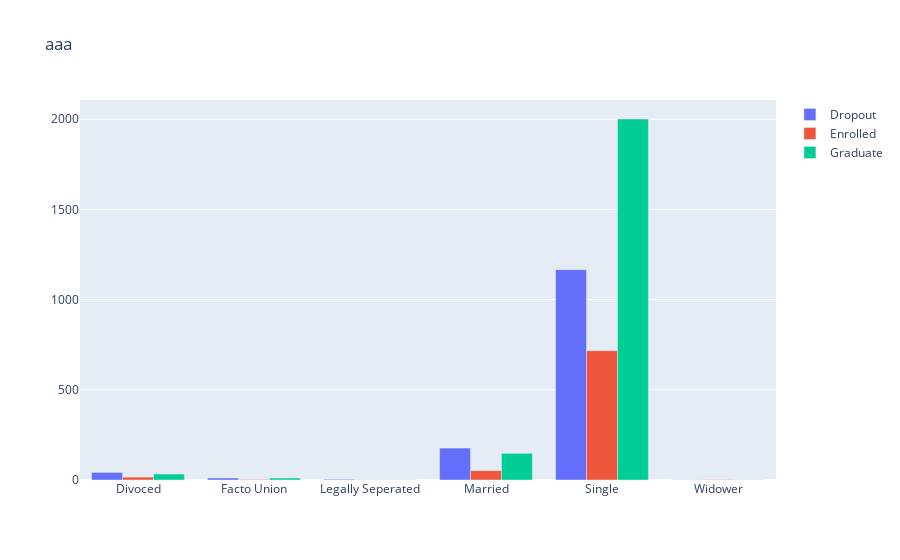

The cell this chart's notebook holds for it:
### Code cell
trace1 = go.Bar(x=marital_df2[marital_df2['Target']=='Dropout']['Marital status'],
                y=marital_df2[marital_df2['Target']=='Dropout']['ID'], name = 'Dropout')

trace2 = go.Bar(x=marital_df2[marital_df2['Target']=='Enrolled']['Marital status'],
                y=marital_df2[marital_df2['Target']=='Enrolled']['ID'], name = 'Enrolled')

trace3 = go.Bar(x=marital_df2[marital_df2['Target']=='Graduate']['Marital status'],
                y=marital_df2[marital_df2['Target']=='Graduate']['ID'], name = 'Graduate')

data2 = [trace1, trace2, trace3]
layout = go.Layout(barmode = 'group', title='aaa')
fig = go.Figure(data=data2, layout=layout)
fig.show()

### Figure 1 — Plotly figure (JSON) as saved in the notebook; plotly's stock layout.template omitted (floating-point values rounded to 4 significant figures)
{"data": [{"name": "Dropout", "type": "bar", "x": ["Divoced", "Facto Union", "Legally Seperated", "Married", "Single", "Widower"], "y": [42, 11, 4, 177, 1166, 1]}, {"name": "Enrolled", "type": "bar", "x": ["Divoced", "Facto Union", "Legally Seperated", "Married", "Single", "Widower"], "y": [16, 3, 1, 52, 717, 2]}, {"name": "Graduate", "type": "bar", "x": ["Divoced", "Facto Union", "Legally Seperated", "Married", "Single", "Widower"], "y": [33, 11, 1, 148, 2001, 1]}], "layout": {"barmode": "group", "title": {"text": "aaa"}}}
